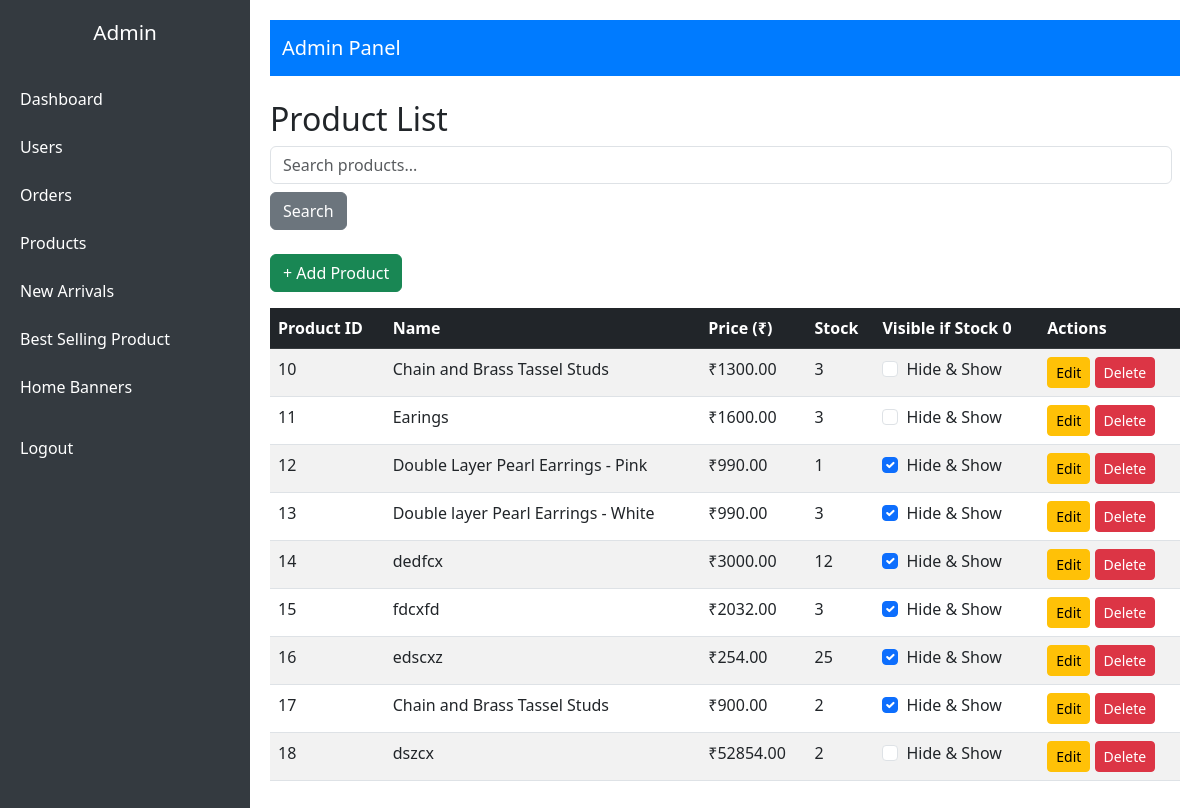
Screenshot of /products/ (signed in) with the database file from the repository.
### justdil/models.py (models this page shows, shortened)
class Product(models.Model):
    GENDER_CHOICES = [
        ('Men', 'Men'),
        ('Women', 'Women'),
        ('Kids', 'Kids'),
    ]
    CATEGORY_CHOICES = [
        ('Ring', 'Ring'),
        ('Necklace', 'Necklace'),
        ('Earring', 'Earring'),
        ('Bracelet', 'Bracelet'),
        ('Jewelry_Set', 'Jewelry_Set'),
        ('Jewellery', 'Jewellery'),
        ('Hair_Accessories', 'Hair_Accessories'),
        ('Toys', 'Toys'),
        ('Bags&More', 'Bags&More'),
    ]
    name = models.CharField(max_length=255)
    gender_category = models.CharField(max_length=10, choices=GENDER_CHOICES)
    category = models.CharField(max_length=20, choices=CATEGORY_CHOICES)
    size = models.CharField(max_length=50, blank=True, null=True,default='')  # Example: "6", "M", "18cm"
    price = models.DecimalField(max_digits=10, decimal_places=2)
    stock = models.PositiveIntegerField()
    description = models.TextField(blank=True, null=True)
    image = models.ImageField(upload_to='products_image/', blank=True, null=True)
    created_at = models.DateTimeField(auto_now_add=True)
    j_type = models.CharField(max_length=10,default='',blank=True,null=True)
    discount = models.DecimalField(max_digits=10, decimal_places=2, default=0)
    tags = models.ManyToManyField(CategoryTag, blank=True)
    visible_when_out_of_stock = models.BooleanField(default=False)

### justdil/views.py (the view)
# urls.py: path('products/', views.products, name='products'),
def products(request):
    if not request.user.is_staff:
        return redirect('j_d_admin')
    else:
        query = request.GET.get('q', '')  # Get the search query from the request
        if query:
            product_list = Product.objects.filter(name__icontains=query)  # Filter products based on search query
        else:
            product_list = Product.objects.all()  # Show all products if no query is given
        return render(request, "admin/products.html", {'products': product_list, 'query': query})

### templates/admin/products.html (shortened to what this page needs)
{% extends 'admin/admin.html' %}
{% block content %}
<h2>Product List</h2>
<form method="GET" class="mb-3 d-flex align-items-center flex-wrap">
    <input type="text" name="q" class="form-control me-2 mb-2" placeholder="Search products..." value="{{ request.GET.q }}">
    <button type="submit" class="btn btn-secondary mb-2">Search</button>
</form>
<a href="{% url 'add_product' %}" class="btn btn-success mb-3">+ Add Product</a>
<table class="table table-striped table-hover">
    <thead class="table-dark">
        <tr>
            <th>Product ID</th>
            <th>Name</th>
            <th>Price (₹)</th>
            <th>Stock</th>
            <th>Visible if Stock 0</th>
            <th>Actions</th>
        </tr>
    </thead>
    <tbody>
        {% for product in products %}
        <tr>
            <td>{{ product.id }}</td>
            <td>{{ product.name }}</td>
            <td>₹{{ product.price|floatformat:2 }}</td>
            <td>{{ product.stock }}</td>
            <td>
                <form method="POST" action="{% url 'toggle_visibility' product.id %}">
                    <div class="form-check">
                        <input class="form-check-input" type="checkbox" name="visible" onchange="this.form.submit();" {% if product.visible_when_out_of_stock %}checked{% endif %}>Hide & Show
                    </div>
                </form>
            </td>
            <td>
                <a href="{% url 'edit_product' 'product' product.id %}?q={{ query }}&hide_zero_stock={{ hide_zero_stock }}" class="btn btn-warning btn-sm">Edit</a>
                <a href="{% url 'delete_product' product.id %}?q={{ query }}&hide_zero_stock={{ hide_zero_stock }}" class="btn btn-danger btn-sm"
                   onclick="return confirm('Are you sure you want to delete {{ product.name }}?');">
                   Delete
                </a>
            </td>
        </tr>
        {% empty %}
        <tr>
            <td colspan="6" class="text-center text-muted">No products found.</td>
        </tr>
        {% endfor %}
    </tbody>
</table>
{% endblock %}

### templates/admin/admin.html (style rules this page uses)
body { display: flex; min-height: 100vh; margin: 0; }

### rows the page displays
Product: id "10", name "Chain and Brass Tassel Studs", price "1300.00", stock "3"
Product: id "11", name "Earings", price "1600.00", stock "3"
Product: id "12", name "Double Layer Pearl Earrings - Pink", price "990.00", stock "1", visible_when_out_of_stock "☑"
Product: id "13", name "Double layer Pearl Earrings - White", price "990.00", stock "3", visible_when_out_of_stock "☑"
Product: id "14", name "dedfcx", price "3000.00", stock "12", visible_when_out_of_stock "☑"
Product: id "15", name "fdcxfd", price "2032.00", stock "3", visible_when_out_of_stock "☑"
Product: id "16", name "edscxz", price "254.00", stock "25", visible_when_out_of_stock "☑"
Product: id "17", name "Chain and Brass Tassel Studs", price "900.00", stock "2", visible_when_out_of_stock "☑"
Product: id "18", name "dszcx", price "52854.00", stock "2"
